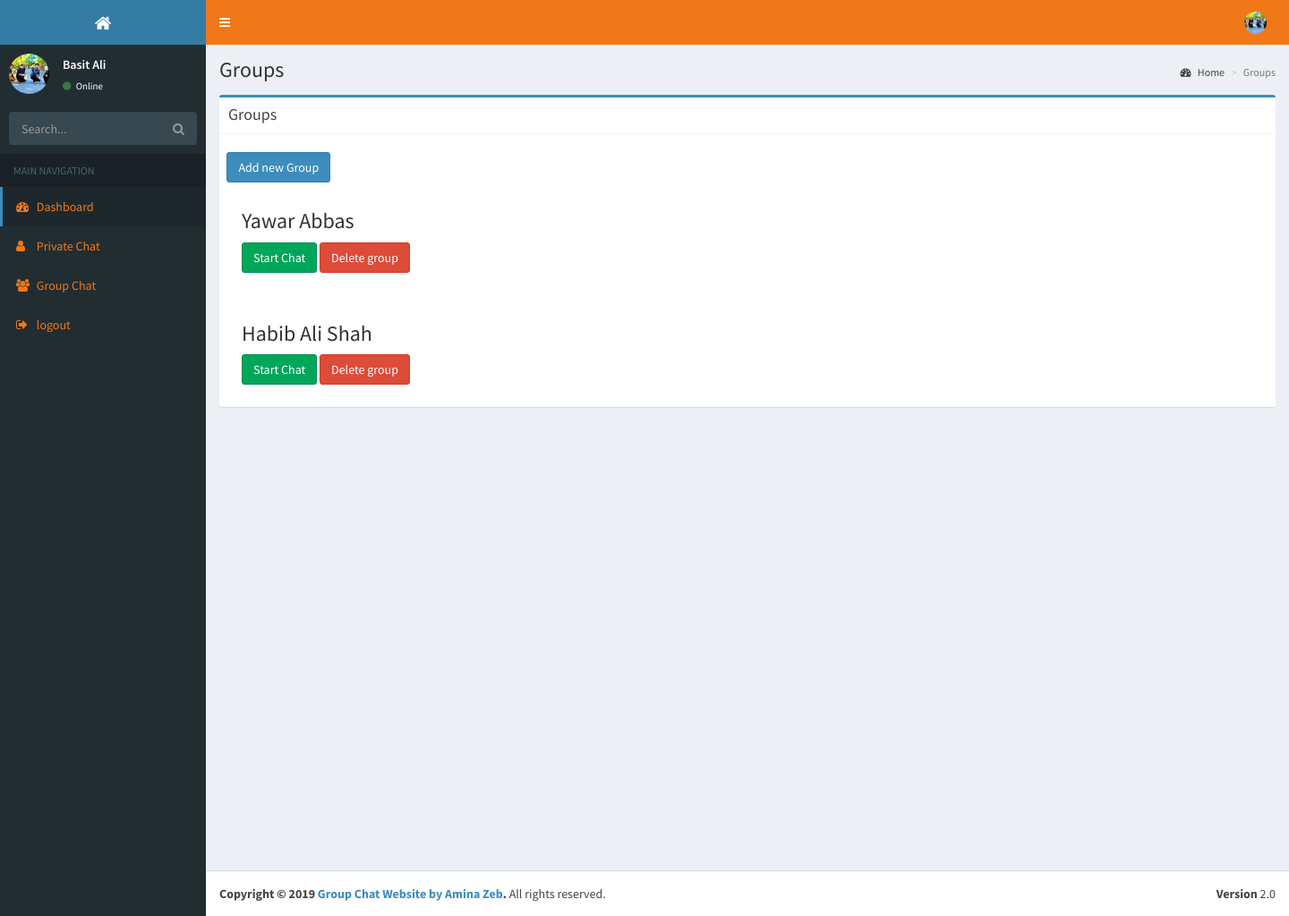
/group.php (signed in), run on the app's committed database.
### tables this page shows
CREATE TABLE `user` (
  `id` int(11) NOT NULL,
  `name` varchar(50) NOT NULL,
  `password` varchar(50) NOT NULL,
  `email` varchar(50) NOT NULL,
  `image` varchar(300) NOT NULL,
  `status` enum('enabled','disabled','','') NOT NULL DEFAULT 'enabled',
  `visibility` varchar(50) NOT NULL
);

CREATE TABLE `user_group` (
  `id` int(11) NOT NULL,
  `user_id` int(50) NOT NULL,
  `group_id` int(50) NOT NULL,
  `admin_id` int(50) NOT NULL
);

CREATE TABLE `groups` (
  `id` int(50) NOT NULL,
  `name` varchar(50) NOT NULL,
  `user_id` int(50) NOT NULL
);

### group.php (the view, shortened to what this page needs)
<?php
include ("include_files/connection.php");
include "include_files/top_header.php";
?>
      <?php include "include_files/side_bar_menu.php";?>
      <div class="content-wrapper">
        <section class="content-header">
          <h1>
            Groups
          </h1>
          <ol class="breadcrumb">
            <li><a href="home.php"><i class="fa fa-dashboard"></i> Home</a></li>
            <li class="active">Groups</li>
          </ol>
        </section>
        <section class="content">
          <div class="row">
             <div class="col-md-12">
              <div class="box box-primary">
                <div class="box-header with-border">
                  <h3 class="box-title">Groups</h3>
                </div><br>
               &nbsp; &nbsp;<a href="newgroup.php" class="btn btn-primary">Add new Group</a>
              <?php
              $userid=$_SESSION['user_id'];
            $query = "SELECT ug.*,g.* FROM groups g,user_group ug WHERE ug.user_id=$userid AND ug.group_id=g.id order by g.id desc";
            $run_query = mysqli_query($connection,$query) or die(mysqli_error($connection));
            while($fetch=mysqli_fetch_array($run_query))
            {
            if($userid==$fetch['user_id'] && $userid==$fetch['admin_id']){
           ?>
                  <div class="row">
                    <div class="col-md-4">
                      <div class="box-body">
                        <div class="form-group">
                          <h3><?php echo $fetch['name'] ?></h3>
                          <a href="groupchat.php?groupid=<?php echo $fetch['id'] ?>" class="btn btn-success">Start Chat</a>
                          <a href="delete/group_delete.php?groupid=<?php echo $fetch['id'] ?>" class="btn btn-danger">Delete group</a>
                        </div>
                      </div>
                    </div>
                  </div>
           <?php } } ?>
              </div>
            </div>
          </div>
        </section>
      </div>
       <?php include "include_files/footer.php";?>

### include_files/top_header.php (shortened to what this page needs)
<!DOCTYPE html>
<html>
  <head>
    <link rel="stylesheet" href="bootstrap/css/bootstrap.css">
    <link rel="stylesheet" href="https://maxcdn.bootstrapcdn.com/font-awesome/4.4.0/css/font-awesome.min.css">
    <link rel="stylesheet" href="https://code.ionicframework.com/ionicons/2.0.1/css/ionicons.min.css">
    <link rel="stylesheet" href="plugins/jvectormap/jquery-jvectormap-1.2.2.css">
    <link rel="stylesheet" href="plugins/datatables/dataTables.bootstrap.css">
    <link rel="stylesheet" href="dist/css/AdminLTE.min.css">
    <link rel="stylesheet" href="dist/css/skins/_all-skins.min.css">
  <link rel="stylesheet" href="plugins/morris.css">
  </head>
  <body class="hold-transition skin-blue sidebar-mini">
    <div class="wrapper">
      <header class="main-header">
        <a href="home.php" class="logo"><i class="fa fa-home"></i>
        </a>
        <nav class="navbar navbar-static-top" role="navigation">
          <a href="#" class="sidebar-toggle" data-toggle="offcanvas" role="button">
          </a>
          <div class="navbar-custom-menu">
            <ul class="nav navbar-nav">
              <?php
                  $ress=mysqli_query($connection,"SELECT * FROM user WHERE id='$_SESSION[user_id]'");
                   $fetchdat=mysqli_fetch_array($ress);
                ?>
              <li class="dropdown user user-menu">
                <a href="#" class="dropdown-toggle" data-toggle="dropdown">
                  <?php
                        $image=$fetchdat['image'];
if($image=="" || empty($image))
{
  echo "<img src='uploaded_images/default.png' class='user-image'>";
}else {
                        ?>
                  <img src="<?=$image?>" class="user-image" alt="User Image"><?php  } ?>
                </a>
              </li>
            </ul>
          </div>
        </nav>
      </header>

### include_files/side_bar_menu.php
<aside class="main-sidebar">
        <section class="sidebar">
          <div class="user-panel">
             <?php
                  $resss=mysqli_query($connection,"SELECT * FROM user WHERE id='$_SESSION[user_id]'");
                   $fetchdata=mysqli_fetch_array($resss);
                ?>
            <div class="pull-left image">
              <?php
        $image=$fetchdata['image'];
        if($image=="" || empty($image))
        {
         echo "<img src='uploaded_images/default.png' class='img-circle'>";
        }else {
                        ?>
              <img src="<?=$image?>" class="img-circle" alt="User Image"><?php  } ?>
            </div>
            <div class="pull-left info">
              <p><?php echo $fetchdata['name'];?></p>
              <a href="#"><i class="fa fa-circle text-success"></i> Online</a>
            </div>
          </div>
          <form action="#" method="get" class="sidebar-form">
            <div class="input-group">
              <input type="text" name="q" class="form-control" placeholder="Search...">
              <span class="input-group-btn">
                <button type="submit" name="search" id="search-btn" class="btn btn-flat"><i class="fa fa-search"></i></button>
              </span>
            </div>
          </form>
          <ul class="sidebar-menu">
            <li class="header">MAIN NAVIGATION</li>
            <li class="active">
              <a href="home.php">
                <i class="fa fa-dashboard"></i> <span>Dashboard</span>
              </a></li>
              <li>
              <a href="user.php">
                <i class="fa fa-user"></i> <span>Private Chat</span>
              </a></li>
              <li>
              <a href="group.php">
                <i class="fa fa-group"></i> <span>Group Chat</span>
              </a></li>
              <li>
              <a href="logout.php">
                <i class="fa fa-sign-out"></i> <span>logout</span>
              </a></li>
          </ul>
        </section>
      </aside>

### data on the page
user: image (picture), name "Basit Ali"
user_group: group.name "Yawar Abbas"
user_group: group.name "Habib Ali Shah"
